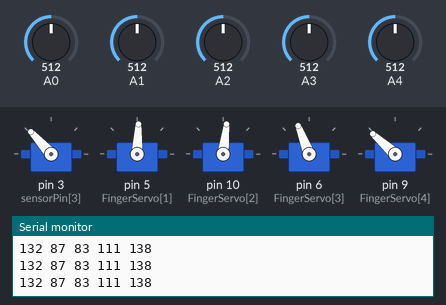
The sketch below on a simulated Arduino Uno, built with avr-gcc and run on an emulated ATmega328P. Parts: 5 × servo, the last lines printed to the serial monitor. The inputs (shaded band) are chosen by the test bench; at power-on: A2 = 512, A1 = 512, A3 = 512, A0 = 512, A4 = 512.

Above: at 1.2 s.
1.3 s: A2 set to 716
At 1.8 s:
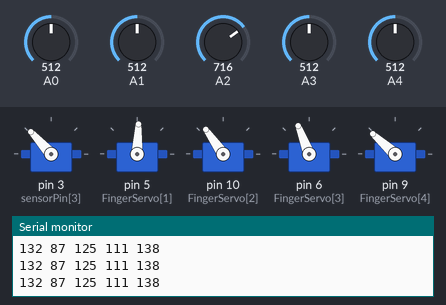
2.8 s: A1 set to 306
At 4.0 s:
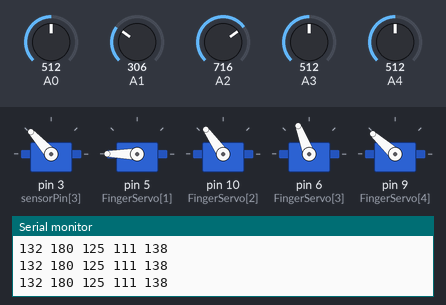
4.3 s: A3 set to 716
At 5.5 s:
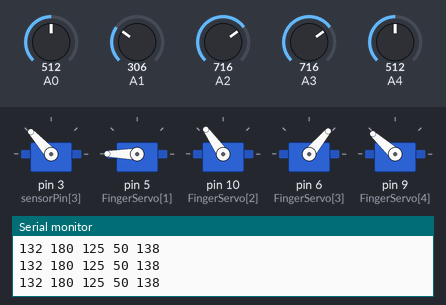
5.8 s: A0 set to 716
At 6.5 s:
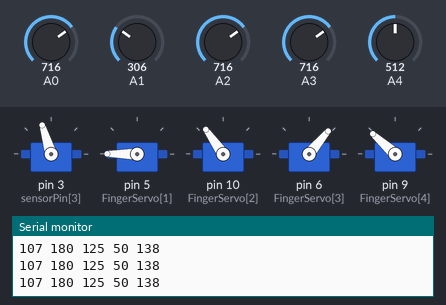
7.3 s: A4 set to 716
At 8.5 s:
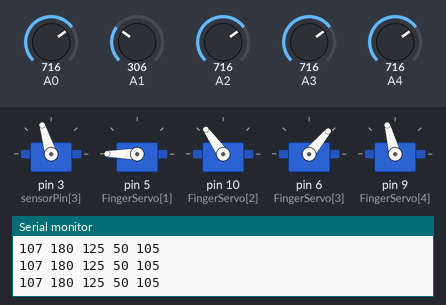
8.8 s: A1 set to 716
At 9.3 s:
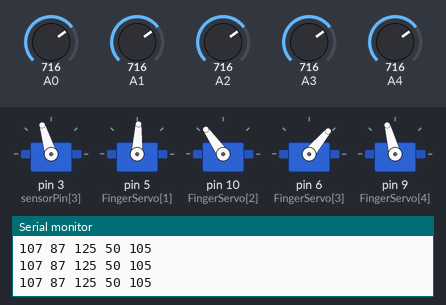
Timing chart, 0 to 11.3 s (numbered marks = the images above; inputs shaded):
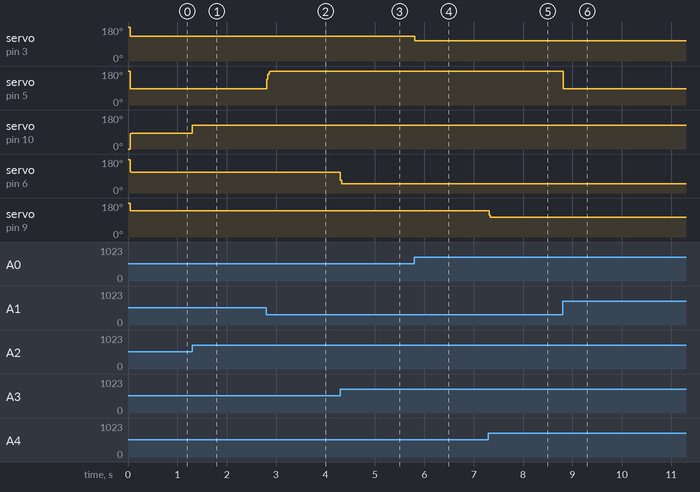

Measured:
- after the input at 1.3 s, servo on pin 10 (FingerServo[2]): 83° → 125° at once
- after the input at 2.8 s, servo on pin 5 (FingerServo[1]): 87° → 180° at once
- after the input at 4.3 s, servo on pin 6 (FingerServo[3]): 111° → 50° at once
- after the input at 5.8 s, servo on pin 3 (sensorPin[3]): 132° → 107° at once
- after the input at 7.3 s, servo on pin 9 (FingerServo[4]): 138° → 105° at once
- after the input at 8.8 s, servo on pin 5 (FingerServo[1]): 180° → 87° at once

The sketch:

gloveControl.ino
```cpp
// connect servos to the indicated pins. Send 90a to set the first servo at neutral position. Send 15c to rotate the 3rd servo towards 15deg.

#include <Servo.h>

#define N_SERVOS 5
#define N_SENSORS 5
#define N_FINGERS 5


char bufferByte;

int minVals[N_SENSORS] = {330, 320, 330, 360, 325};
int maxVals[N_SENSORS] = {600, 500, 600, 650, 650};
static const int sensorPin[N_SENSORS] = {0,1,2,3,4};
static const int FingerServo[N_FINGERS] = {3,5,10,6,9};
static const int FingerMin[N_FINGERS] = {180,180,0,177,180};
static const int FingerMax[N_FINGERS] = {107,87,125,50,105};
Servo myServo[N_SERVOS];

int sensorValues[N_SENSORS] = {500,500,500,500,500};
int servoValues[N_SERVOS] = {90,90,90,90,90};

void setup() {

  for(int i = 0; i < N_FINGERS; ++i){
    myServo[i].attach( FingerServo[i] );
    myServo[i].write( FingerMin[i] );
  }
  for(int i = 0; i < N_SENSORS; ++i){
    pinMode(sensorPin[i], INPUT);
  }

  Serial.begin(9600);
  Serial.println("Ready");
  delay(30);
}

void calibrateRelaxed(){
  Serial.print("Calibrating relaxed posture...");
  for(int i = 0; i < N_SENSORS; ++i)
    minVals[i] = sensorValues[i];
}

void calibrateClosedThumb(){
  Serial.print("Calibrating closed thumb...");
  maxVals[0] = sensorValues[0];
}

void calibrateClosedFingers(){
  Serial.print("Calibrating closed fingers...");
  for(int i = 1; i < N_SENSORS; ++i)
    maxVals[i] = sensorValues[i];
}

void loop() {
    static int v = 0;
  // send data only when you receive data:
  if (Serial.available() > 0) {
    // read the incoming byte:
    bufferByte = Serial.read();
    switch(bufferByte){
      case('r'):
        calibrateRelaxed();
        break;
      case('t'):
        calibrateClosedThumb();
        break;
      case('f'):
        calibrateClosedFingers();
        break;
    }
  }

  for(int i = 0; i < N_SENSORS; i++){
  //for(int i = 1; i < 2; ++i){
    // Smoothing to stop jagged movements
    sensorValues[i] = (sensorValues[i]*0.5)+(analogRead(sensorPin[i])*0.5);
    servoValues[i] = map(sensorValues[i], minVals[i], maxVals[i], 0, 100);
    servoValues[i] = constrain(servoValues[i], 0, 100);
    v = map(servoValues[i], 0, 100, FingerMin[i], FingerMax[i]);
    myServo[i].write(v);
    Serial.print(v);
    Serial.print(" ");
  }
  delay(10);
  Serial.println();

}
```
